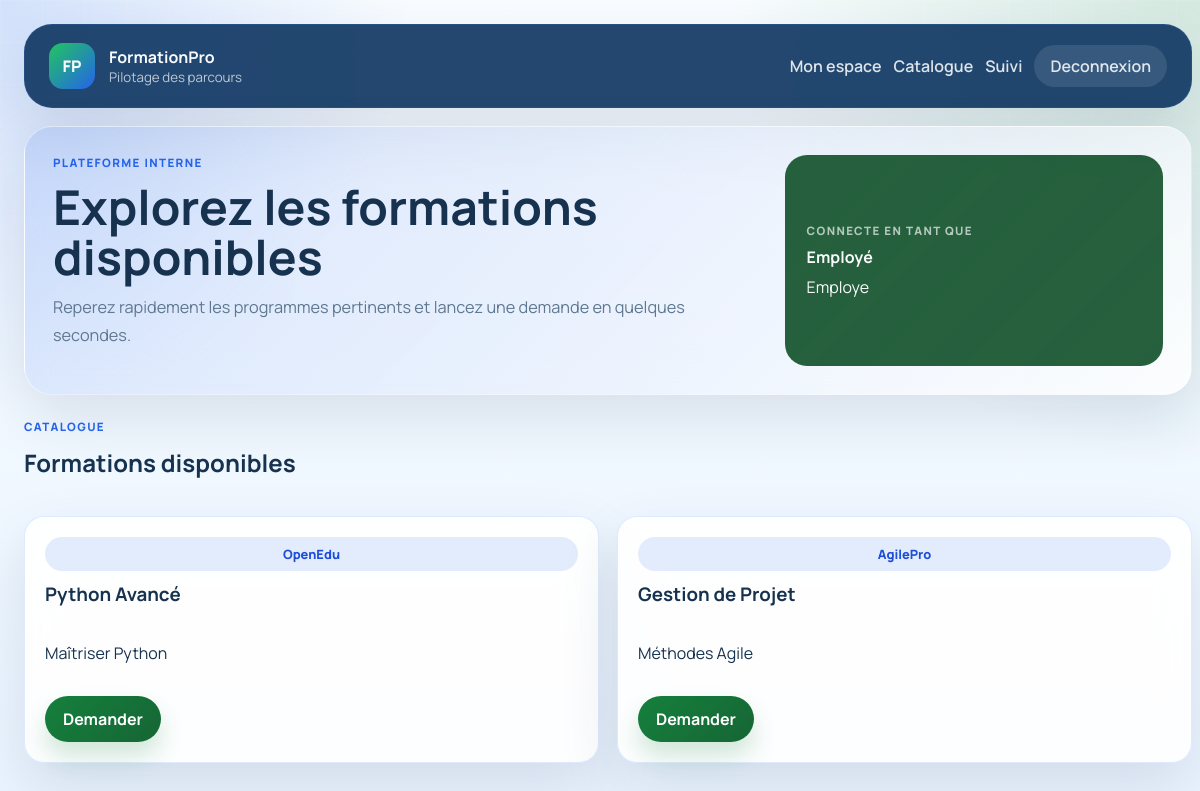
The page /employee/catalogue (signed in) on the database as committed earlier.
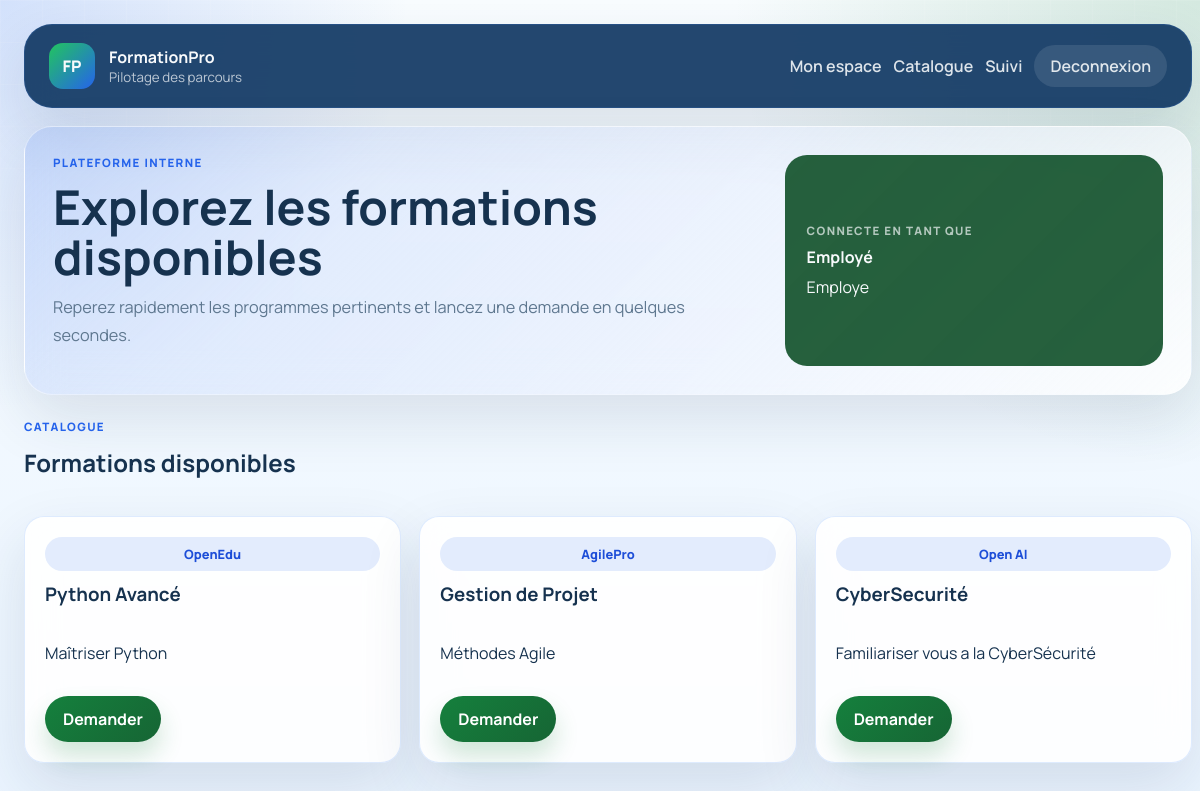
The same page on the database as committed later.
### app/models/training.py (models this page shows)
class Training(db.Model):
    __tablename__ = "trainings"
    id = db.Column(db.Integer, primary_key=True)
    titre = db.Column(db.String(200), nullable=False)
    description = db.Column(db.Text, nullable=False)
    organisme = db.Column(db.String(200), nullable=False)
    sessions = db.relationship("Session", back_populates="training", cascade="all, delete-orphan")
    feedbacks = db.relationship("Feedback", back_populates="training", cascade="all, delete-orphan")
    invoices = db.relationship("Invoice", back_populates="training", cascade="all, delete-orphan")
    requests = db.relationship("TrainingRequest", back_populates="training")

### app/routes/employee.py (the view)
@employee_bp.route("/catalogue")
@login_required
@role_required("EMPLOYEE")
def catalogue():
    trainings = Training.query.all()
    return render_template("catalogue.html", trainings=trainings)

### app/models/user.py (called while the page is built)
@login_manager.user_loader
def load_user(user_id):
    return User.query.get(int(user_id))

### app/utils/security.py (called while the page is built)
def role_required(role):
    def decorator(fn):
        @wraps(fn)
        def wrapper(*args, **kwargs):
            if not current_user.is_authenticated or current_user.role != role:
                abort(403)
            return fn(*args, **kwargs)
        return wrapper
    return decorator

### app/templates/catalogue.html (shortened to what this page needs)
{% extends 'base.html' %}
{% block hero_title %}Explorez les formations disponibles{% endblock %}
{% block hero_copy %}Reperez rapidement les programmes pertinents et lancez une demande en quelques secondes.{% endblock %}
{% block content %}
<section class="section-head reveal-on-load">
    <div>
        <p class="eyebrow">Catalogue</p>
        <h2>Formations disponibles</h2>
    </div>
</section>
<div class="grid cards-grid reveal-on-load">
    {% for training in trainings %}
    <article class="training-card">
        <div class="training-card-top">
            <span class="tag">{{ training.organisme }}</span>
            <h3>{{ training.titre }}</h3>
        </div>
        <p>{{ training.description }}</p>
        <div class="inline-actions">
            <a class="btn btn-primary" href="{{ url_for('employee.demande', training_id=training.id) }}">Demander</a>
        </div>
    </article>
    {% else %}
    <div class="empty-state">Aucune formation n'est disponible pour le moment.</div>
    {% endfor %}
</div>
{% endblock %}

Rows that differ between the two databases and show on the page:
added Training: organisme "Open AI", titre "CyberSecurité", description "Familiariser vous a la CyberSécurité"
